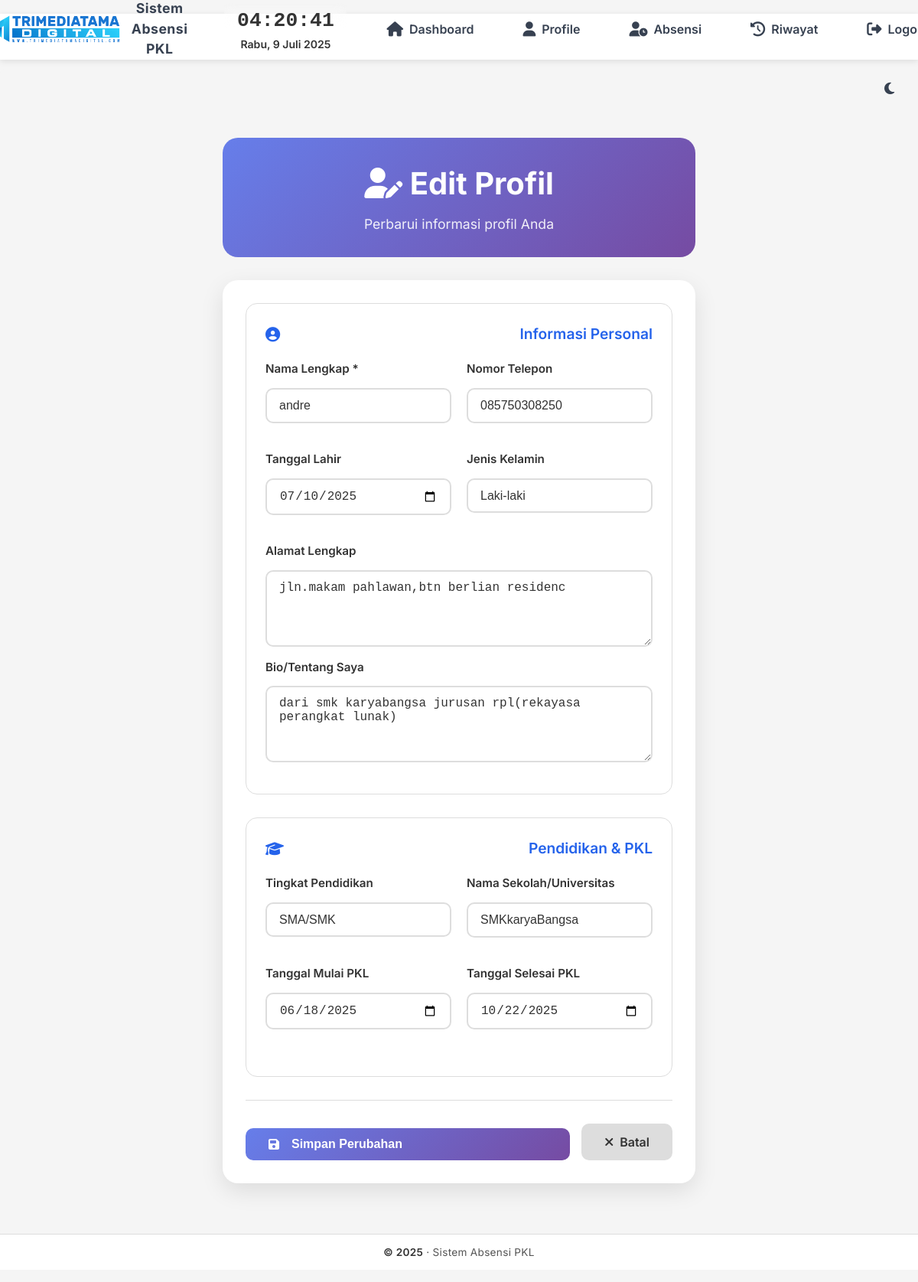
/profile/edit (signed in), run on the app's committed database.
### src/models.py (models this page shows, shortened)
class Student(db.Model):
    __tablename__ = 'students'
    id = db.Column(db.Integer, primary_key=True)
    name = db.Column(db.String(100), nullable=False)
    email = db.Column(db.String(120), unique=True, nullable=False)
    password = db.Column(db.String(100), nullable=False)
    created_at = db.Column(db.DateTime, default=datetime.utcnow)
    supervisor = db.Column(db.String(100), nullable=True)
    company = db.Column(db.String(100), nullable=True)
    profile_picture = db.Column(db.String(255), nullable=True, default='default-avatar.png')
    phone = db.Column(db.String(20), nullable=True)
    address = db.Column(db.Text, nullable=True)
    bio = db.Column(db.Text, nullable=True)
    birth_date = db.Column(db.Date, nullable=True)
    gender = db.Column(db.String(10), nullable=True)
    education_level = db.Column(db.String(50), nullable=True)
    school_name = db.Column(db.String(100), nullable=True)
    internship_start_date = db.Column(db.Date, nullable=True)
    internship_end_date = db.Column(db.Date, nullable=True)
    updated_at = db.Column(db.DateTime, default=datetime.utcnow, onupdate=datetime.utcnow)
    is_profile_complete = db.Column(db.Boolean, default=False)
    notification_enabled = db.Column(db.Boolean, default=True)
    theme_preference = db.Column(db.String(10), default='light')

### src/app.py (the view, shortened to what this page needs)
@app.route('/profile/edit', methods=['GET', 'POST'])
def edit_profile():
    if not session.get('logged_in'):
        return redirect(url_for('login'))
    student = Student.query.get(session['student_id'])
    if not student:
        flash('Student not found', 'error')
        return redirect(url_for('logout'))
    return render_template('edit_profile.html', student=student)

### src/app.py (called while the page is built)
@app.after_request
def after_request(response):
    if request.endpoint == 'attendance' and request.method == 'POST':
        today = datetime.now().date()
        save_attendance_summary(today)
    return response

### src/templates/edit_profile.html (shortened to what this page needs)
{% extends 'base.html' %}
{% block content %}
<div class="edit-profile-container">
    <div class="page-header">
        <h1><i class="fas fa-user-edit"></i> Edit Profil</h1>
        <p>Perbarui informasi profil Anda</p>
    </div>
    <div class="edit-form-card">
        <form method="POST" action="{{ url_for('edit_profile') }}">
            <div class="form-sections">
                <div class="form-section">
                    <div class="section-header">
                        <i class="fas fa-user-circle"></i>
                        <span>Informasi Personal</span>
                    </div>
                    <div class="form-row">
                        <div class="form-group">
                            <label for="name">Nama Lengkap *</label>
                            <input type="text" id="name" name="name" value="{{ student.name or '' }}" required>
                        </div>
                        <div class="form-group">
                            <label for="phone">Nomor Telepon</label>
                            <input type="tel" id="phone" name="phone" value="{{ student.phone or '' }}" placeholder="08xxxxxxxxxx">
                        </div>
                    </div>
                    <div class="form-row">
                        <div class="form-group">
                            <label for="birth_date">Tanggal Lahir</label>
                            <input type="date" id="birth_date" name="birth_date" value="{{ student.birth_date.strftime('%Y-%m-%d') if student.birth_date else '' }}">
                        </div>
                        <div class="form-group">
                            <label for="gender">Jenis Kelamin</label>
                            <select id="gender" name="gender">
                                <option value="Laki-laki" {% if student.gender == 'Laki-laki' %}selected{% endif %}>Laki-laki</option>
                            </select>
                        </div>
                    </div>
                    <div class="form-group full-width">
                        <label for="address">Alamat Lengkap</label>
                        <textarea id="address" name="address" placeholder="Masukkan alamat lengkap Anda">{{ student.address or '' }}</textarea>
                    </div>
                    <div class="form-group full-width">
                        <label for="bio">Bio/Tentang Saya</label>
                        <textarea id="bio" name="bio" placeholder="Ceritakan sedikit tentang diri Anda">{{ student.bio or '' }}</textarea>
                    </div>
                </div>
                <div class="form-section">
                    <div class="section-header">
                        <i class="fas fa-graduation-cap"></i>
                        <span>Pendidikan & PKL</span>
                    </div>
                    <div class="form-row">
                        <div class="form-group">
                            <label for="education_level">Tingkat Pendidikan</label>
                            <select id="education_level" name="education_level">
                                <option value="SMA/SMK" {% if student.education_level == 'SMA/SMK' %}selected{% endif %}>SMA/SMK</option>
                            </select>
                        </div>
                        <div class="form-group">
                            <label for="school_name">Nama Sekolah/Universitas</label>
                            <input type="text" id="school_name" name="school_name" value="{{ student.school_name or '' }}" placeholder="Nama institusi pendidikan">
                        </div>
                    </div>
                    <div class="form-row">
                        <div class="form-group">
                            <label for="internship_start_date">Tanggal Mulai PKL</label>
                            <input type="date" id="internship_start_date" name="internship_start_date" value="{{ student.internship_start_date.strftime('%Y-%m-%d') if student.internship_start_date else '' }}">
                        </div>
                        <div class="form-group">
                            <label for="internship_end_date">Tanggal Selesai PKL</label>
                            <input type="date" id="internship_end_date" name="internship_end_date" value="{{ student.internship_end_date.strftime('%Y-%m-%d') if student.internship_end_date else '' }}">
                        </div>
                    </div>
                </div>
            </div>
            <div class="form-actions">
                <button type="submit" class="btn btn-primary">
                    <i class="fas fa-save"></i> Simpan Perubahan
                </button>
                <a href="{{ url_for('profile') }}" class="btn btn-secondary">
                    <i class="fas fa-times"></i> Batal
                </a>
            </div>
        </form>
    </div>
</div>
{% endblock %}

### src/static/css/theme.css (style rules this page uses)
:root { --bg-primary: #ffffff; --bg-secondary: #f0f2f5; --bg-secondary-rgb: 240, 242, 245; --text-primary: #1a1a1a; --text-secondary: #4a4a4a; --accent-primary: #2563eb; --accent-secondary: #1d4ed8; --accent-hover: #1e40af; --accent-rgb: 37, 99, 235; --nav-bg: rgba(240, 242, 245, 0.95); --nav-bg-active: rgba(37, 99, 235, 0.15); --nav-text: #374151; --nav-text-hover: #ffffff; --nav-shadow: 0 4px 12px rgba(37, 99, 235, 0.25); --history-bg: #ffffff; --history-border: #e0e0e0; --history-header: #f5f7fa; --history-text: #2c3e50; --history-hover: #f8fafc; --history-shadow: 0 2px 8px rgba(0, 0, 0, 0.1); --bg-form: #ffffff; --bg-hover: #f5f7fa; --border-color: #e0e6ed; --shadow-color: rgba(0, 0, 0, 0.1); }
body { font-family: 'Inter', -apple-system, BlinkMacSystemFont, 'Segoe UI', Roboto, Oxygen, Ubuntu, Cantarell, sans-serif; background-color: var(--bg-secondary); color: var(--text-primary); transition: background-color 0.3s, color 0.3s; margin: 0; padding: 0; line-height: 1.6; }
.btn { padding: 0.5rem 1rem; border-radius: 6px; border: none; font-weight: 500; cursor: pointer; transition: all 0.2s; }
.btn-primary { background-color: var(--accent-primary); color: white; }
.btn-secondary { background-color: var(--accent-secondary); color: white; }
.form-group { margin-bottom: 1.5rem; }
* { transition: background-color 0.3s, color 0.3s, border-color 0.3s; }

### src/static/css/styles.css (style rules this page uses)
*, *::before, *::after { margin: 0; padding: 0; box-sizing: border-box; -webkit-tap-highlight-color: transparent; }
html { scroll-behavior: smooth; -webkit-text-size-adjust: 100%; -webkit-font-smoothing: antialiased; -moz-osx-font-smoothing: grayscale; }
body { font-family: 'Inter', system-ui, -apple-system, BlinkMacSystemFont, 'Segoe UI', Roboto, Oxygen, Ubuntu, Cantarell, 'Open Sans', 'Helvetica Neue', sans-serif; line-height: 1.5; background-color: var(--bg-body); color: var(--text-primary); overflow-x: hidden; min-height: 100vh; position: relative; }
.form-group { display: flex; flex-direction: column; gap: 5px; }
.form-group label { font-weight: bold; }
.form-group input { padding: 10px; border: 1px solid #ddd; border-radius: 4px; width: 100%; box-sizing: border-box; }
.btn-primary { background: #35424a; color: white; padding: 10px; border: none; border-radius: 4px; cursor: pointer; }
.form-group { margin-bottom: 20px; }
.btn-secondary { display: inline-block; padding: 8px 16px; background: #6c757d; color: white; text-decoration: none; border-radius: 4px; margin-top: 10px; }
.section-header { display: flex; justify-content: space-between; align-items: center; margin-bottom: 20px; }

### src/static/css/login.css (style rules this page uses)
.form-group { margin-bottom: 1.5rem; }
.form-group label { display: block; margin-bottom: 0.5rem; color: var(--text-primary); font-weight: 500; }
.form-group input { width: 100%; padding: 0.8rem; border: 2px solid var(--border-color); border-radius: 8px; background: var(--bg-primary); color: var(--text-primary); transition: border-color 0.2s, box-shadow 0.2s; }
.btn-primary { width: 100%; padding: 0.8rem; background: var(--accent-primary); color: white; border: none; border-radius: 8px; font-size: 1rem; font-weight: 500; cursor: pointer; transition: background-color 0.2s; }

### src/static/css/attendance.css (style rules this page uses)
:root { --bg-main: #f5f5f5; --bg-form: #ffffff; --text-primary: #333; --text-secondary: #555; --border-color: #ddd; --input-bg: #ffffff; --accent-color: #4a90e2; --button-bg: #4CAF50; --button-hover: #45a049; --shadow-color: rgba(0, 0, 0, 0.1); }
.form-group { margin-bottom: 1.5rem; }
.form-group label { display: block; margin-bottom: 0.5rem; color: var(--text-secondary); font-weight: 500; }
.form-group select, .form-group textarea { width: 100%; padding: 0.8rem; border: 1px solid var(--border-color); border-radius: 5px; font-size: 1rem; transition: all 0.3s ease; background-color: var(--input-bg); color: var(--text-primary); }
.btn-primary { display: block; width: 100%; padding: 1rem; background: var(--button-bg); color: white; border: none; border-radius: 5px; font-size: 1rem; font-weight: 500; cursor: pointer; transition: all 0.3s ease; }
.btn-primary i { margin-right: 8px; }

### src/static/css/responsive.css (style rules this page uses)
@media (min-width: 768px) { :root { --content-padding: 1.5rem; } }
@media (min-width: 768px) { .form-row { display: grid; grid-template-columns: repeat(2, 1fr); gap: 1rem; } }
@media (min-width: 1024px) { :root { --content-padding: 2rem; } }

### data on the page
Student: name "andre", phone "085750308250", birth_date "07/10/2025", gender "Laki-laki", address "jln.makam pahlawan,btn berlian residenc", bio "dari smk karyabangsa jurusan rpl(rekayasa perangkat lunak)", education_level "SMA/SMK", school_name "SMKkaryaBangsa", internship_start_date "06/18/2025", internship_end_date "10/22/2025"
